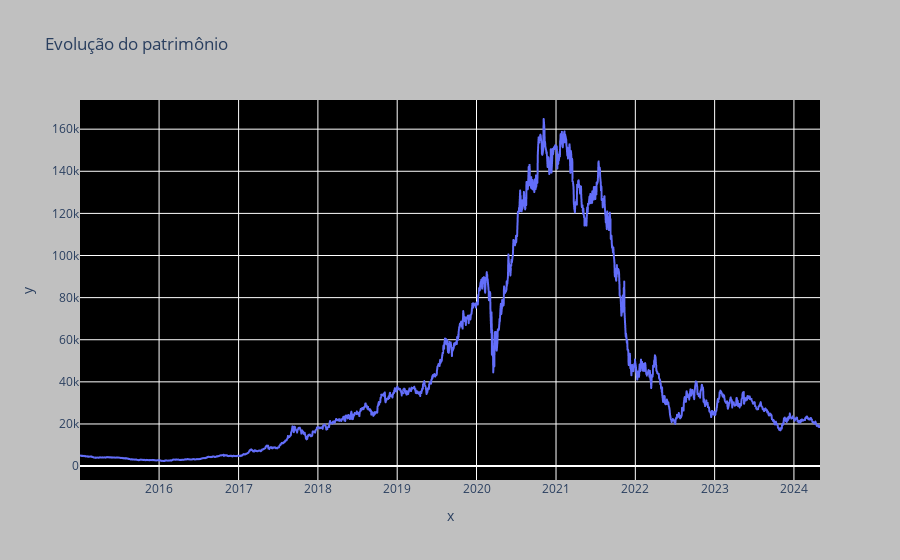

Notebook code cell kept with this figure:
### Code cell
figura = px.line(x = datas, y = dataset['soma valor'], title = 'Evolução do patrimônio')
figura.update_layout(plot_bgcolor='black', paper_bgcolor='silver')
figura.show()

### Figure 1 — Plotly figure (JSON) as saved in the notebook; plotly's stock layout.template omitted (floating-point values rounded to 4 significant figures; data arrays with more than 128 entries replaced by an {"elided": "..."} marker saying what was removed)
{"data": [{"hovertemplate": "x=%{x}<br>y=%{y}<extra></extra>", "legendgroup": "", "line": {"color": "#636efa", "dash": "solid"}, "marker": {"symbol": "circle"}, "mode": "lines", "name": "", "showlegend": false, "type": "scattergl", "x": {"elided": "2292 str values"}, "xaxis": "x", "y": {"elided": "2292 float values"}, "yaxis": "y"}], "layout": {"legend": {"tracegroupgap": 0}, "paper_bgcolor": "silver", "plot_bgcolor": "black", "title": {"text": "Evolução do patrimônio"}, "xaxis": {"anchor": "y", "domain": [0, 1], "title": {"text": "x"}}, "yaxis": {"anchor": "x", "domain": [0, 1], "title": {"text": "y"}}}}
